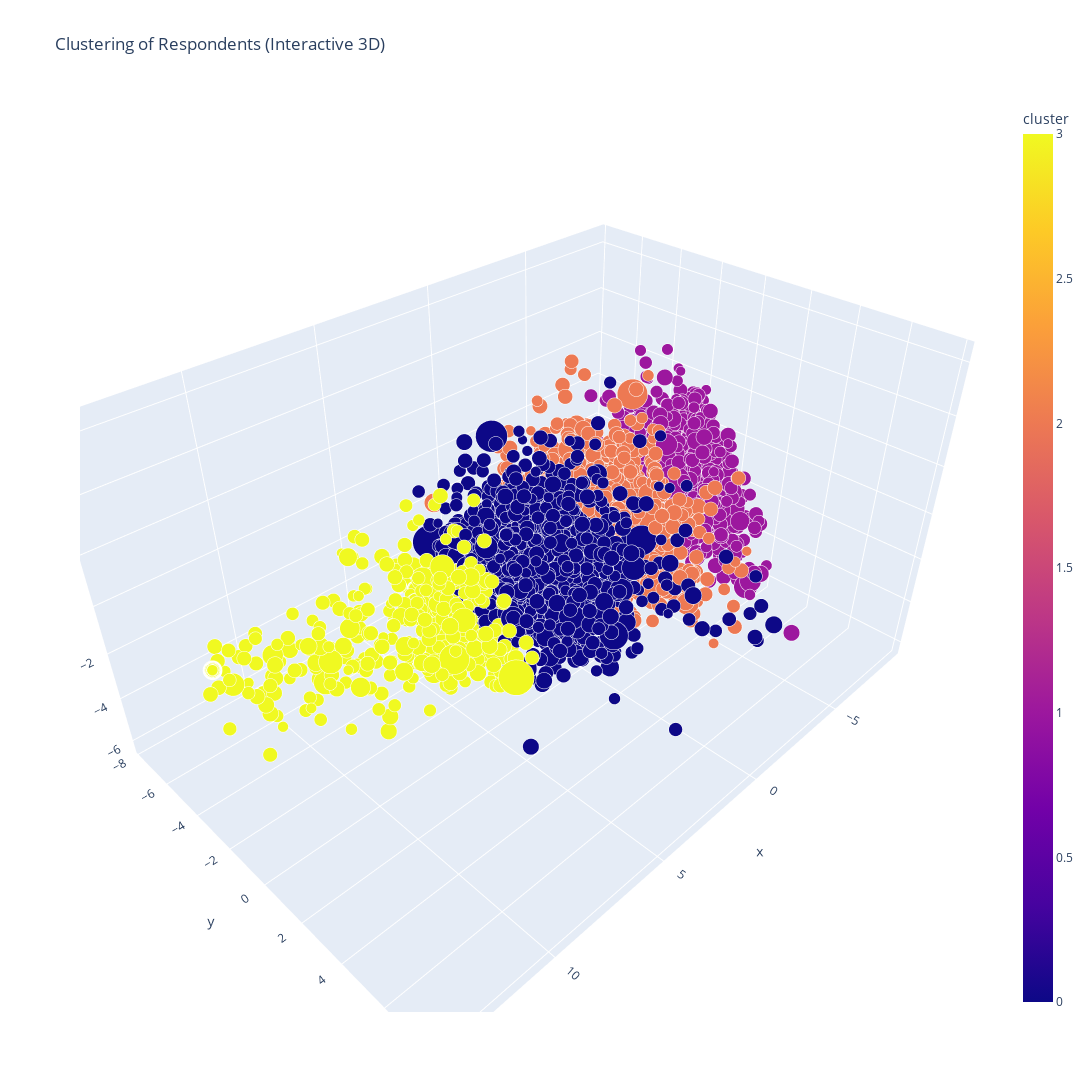

Source (notebook cell):
### Markdown cell above
## Attitude Clustering

### Code cell
kmeans_attitude = make_clusters(df_attitude, 4)

### Figure 1 — Plotly figure (JSON) as saved in the notebook; plotly's stock layout.template omitted (floating-point values rounded to 4 significant figures; data arrays with more than 128 entries replaced by an {"elided": "..."} marker saying what was removed)
{"data": [{"hovertemplate": "x=%{x}<br>y=%{y}<br>z=%{z}<br>weight=%{marker.size}<br>cluster=%{marker.color}<extra></extra>", "legendgroup": "", "marker": {"color": {"elided": "5000 int values"}, "coloraxis": "coloraxis", "opacity": 1, "size": {"elided": "5000 float values"}, "sizemode": "area", "sizeref": 0.004873, "symbol": "circle"}, "mode": "markers", "name": "", "scene": "scene", "showlegend": false, "type": "scatter3d", "x": {"elided": "5000 float values"}, "y": {"elided": "5000 float values"}, "z": {"elided": "5000 float values"}}], "layout": {"coloraxis": {"colorbar": {"title": {"text": "cluster"}}, "colorscale": [[0, "#0d0887"], [0.1111, "#46039f"], [0.2222, "#7201a8"], [0.3333, "#9c179e"], [0.4444, "#bd3786"], [0.5556, "#d8576b"], [0.6667, "#ed7953"], [0.7778, "#fb9f3a"], [0.8889, "#fdca26"], [1, "#f0f921"]]}, "height": 1200, "legend": {"itemsizing": "constant", "tracegroupgap": 0}, "scene": {"domain": {"x": [0, 1], "y": [0, 1]}, "xaxis": {"title": {"text": "x"}}, "yaxis": {"title": {"text": "y"}}, "zaxis": {"title": {"text": "z"}}}, "title": {"text": "Clustering of Respondents (Interactive 3D)"}, "width": 1200}}
